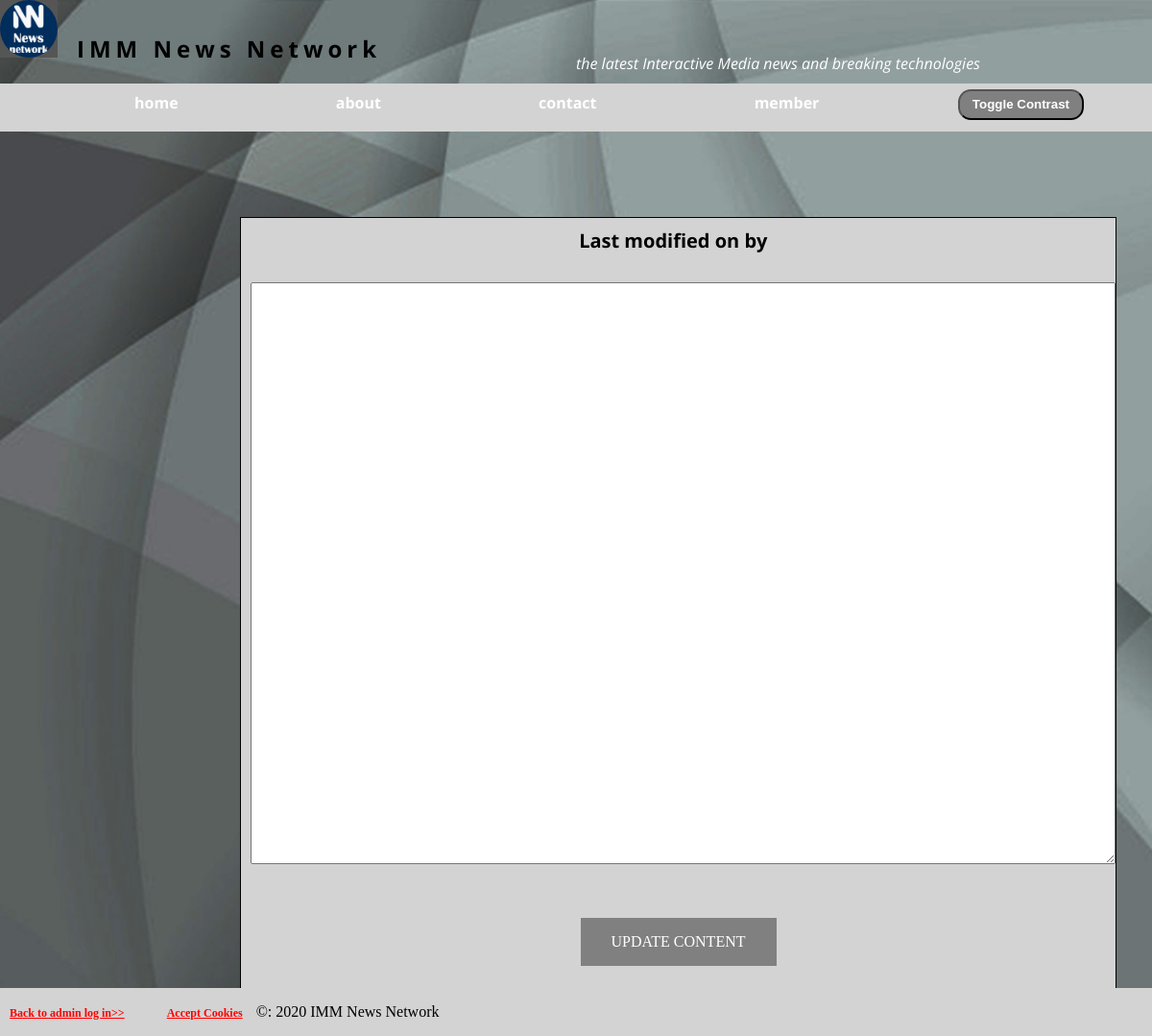
The page /aboutEditing.php on the database as committed earlier.
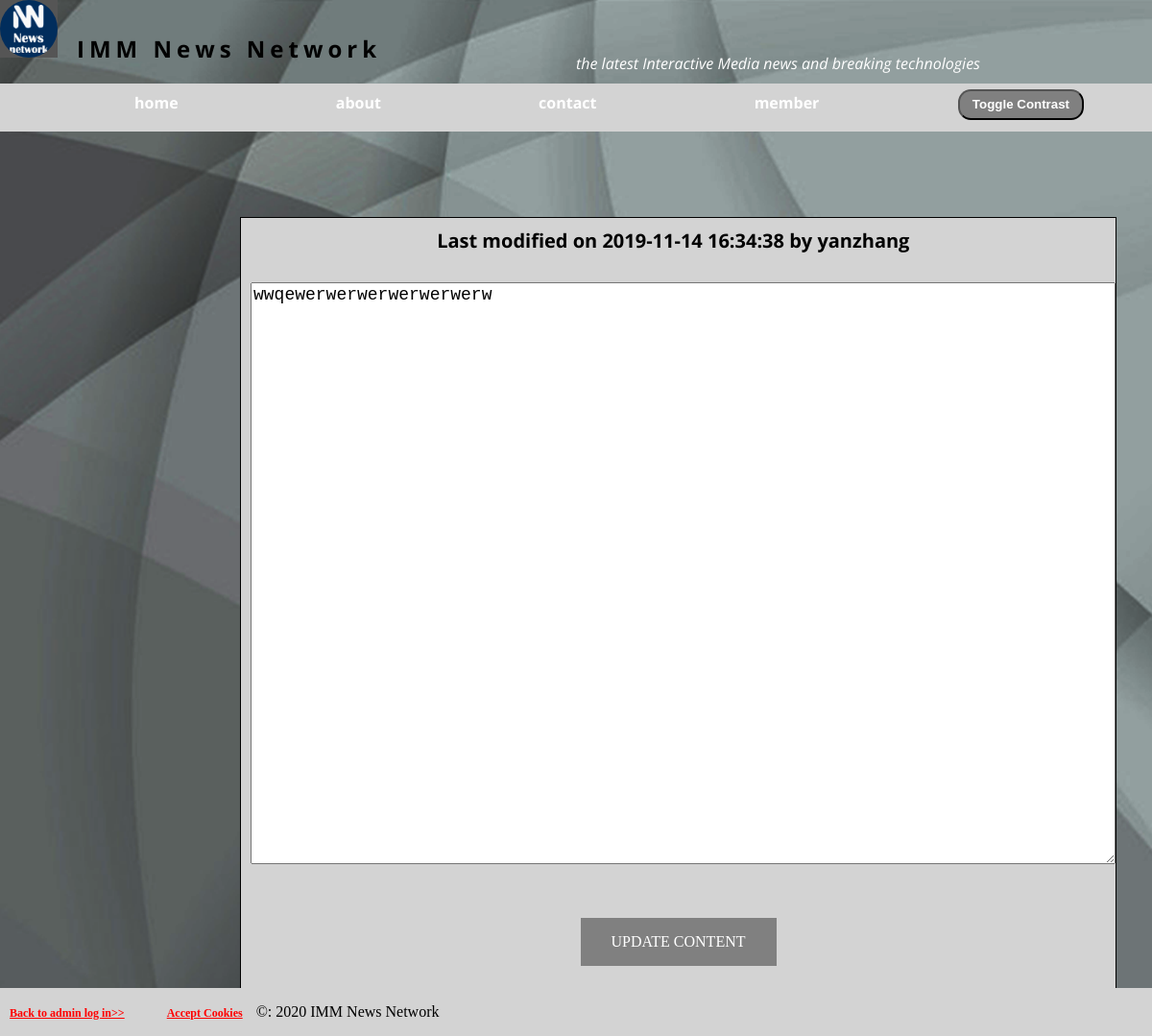
The same page on the database as committed later.
### tables this page shows
CREATE TABLE `article` (
  `articleId` int(11) NOT NULL,
  `title` varchar(50) NOT NULL,
  `author` varchar(50) NOT NULL,
  `category` varchar(1) NOT NULL,
  `link` varchar(50) NOT NULL,
  `imgFile` varchar(50) NOT NULL,
  `content` varchar(5000) DEFAULT NULL,
  `lastModified` datetime NOT NULL DEFAULT current_timestamp(),
  `isFeatured` tinyint(1) NOT NULL,
  `dateWritten` date DEFAULT NULL
);

### aboutEditing.php (the view, shortened to what this page needs)
<?php session_start();
	include("includes/db-config.php");
	$stmt = $pdo->prepare("SELECT * FROM `article` WHERE `category` = 'A'");
	$stmt->execute();
	$row = $stmt->fetch();
?>
<html>
 <?php include("includes/header.php");?>
		<section class="texts" >
				<h2><center>Edit about content</center></h2>
		 </section>
		<section id="divabout">
			<form action="aboutEditingProcessing.php" enctype='multipart/form-data' method="POST">
					<table align="center"  width=60% height=60%  bgcolor="lightgrey"  padding=5px margin=5px>
						<tr style="text-align:center;font-weight:bold; font-size: 12px">
							<td valign=top>
							<label for="info"> Last modified on <?php echo($row["lastModified"])?> by <?php echo($row["author"]);?> &nbsp;
							</label>
							</td>
						</tr>
						<tr>
							<td class="texts">
							<textarea  rows="30" cols="80" name="content"   width=60% align=center style="font-size: 18px;" value="<?php echo($row['content']);?>"><?php echo($row['content']);?>
							</textarea>
							</td>
						</tr>
						<tr>
							<td colspan="2">&nbsp;</td>
						</tr>
						<tr>
							<td colspan="2" style="text-align:center;font-weight:bold; ">
							<input type="submit" value="UPDATE CONTENT" />
						</td>
						</tr>
						<tr>
							<td colspan="2">&nbsp;</td>
						</tr>
					</table>
				</form>
		</section>
		<footer>
			<p>
				<a href="loginVipResponse.php"  class="readmore" align=left >Back to admin log in&gt;&gt;</a> &nbsp;&nbsp;&nbsp;&nbsp;
				<a href="#" class="readmore" align=right>Accept Cookies</a>
				&copy: 2020 IMM News Network
			</p>
		</footer>
</body>
</html>

Rows that differ between the two databases and show on the page:
now on this page (row edited): article: lastModified "2019-11-14 16:34:38", author "yanzhang", content "wwqewerwerwerwerwerwerw"
